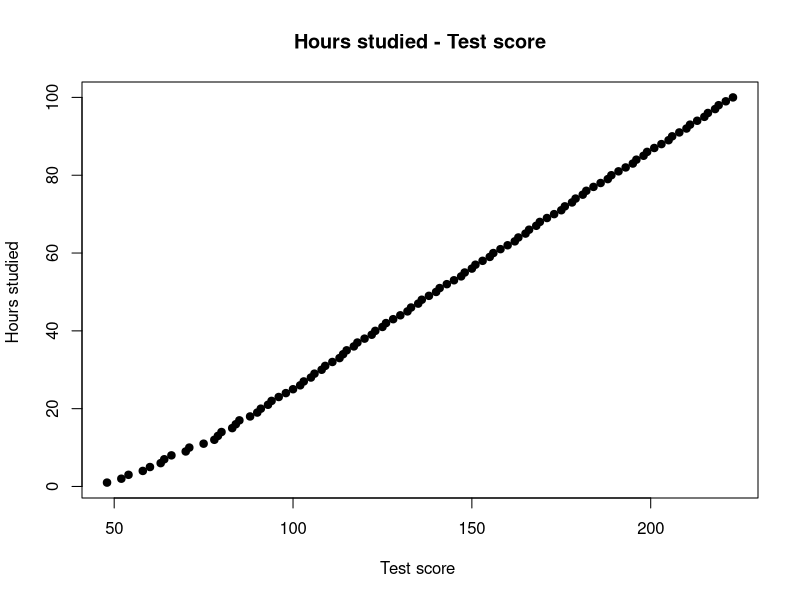
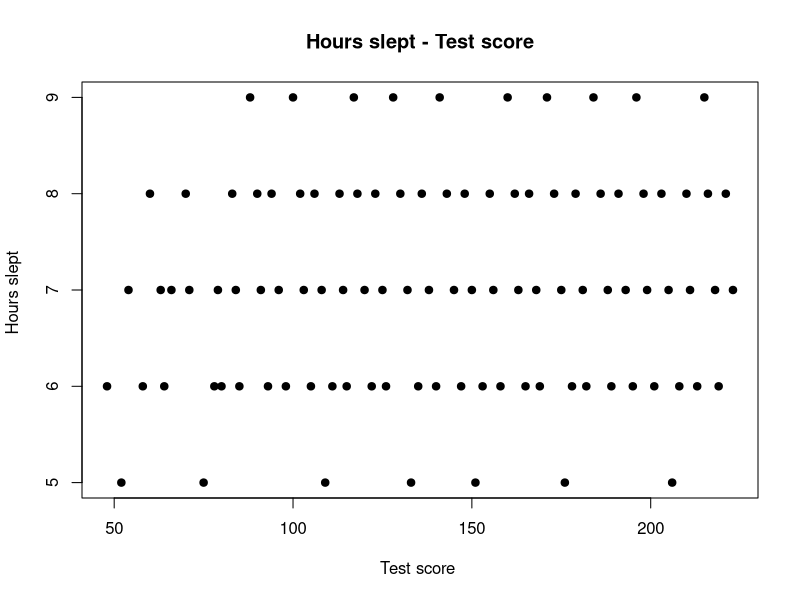

Here is the R script that generated these plots, in order:
students <- read.csv("datasets/students_cov_corr.csv")
students

covariance_hours_test <- cov(students$Hours_Studied, students$Test_Score)
covariance_hours_test

correlation_hours_test <- cor(students$Hours_Studied, students$Test_Score)
correlation_hours_test

covariance_sleep_test <- cov(students$Hours_Slept, students$Test_Score)
covariance_sleep_test

correlation_sleep_test <- cor(students$Hours_Slept, students$Test_Score)
correlation_sleep_test

plot(students$Test_Score, students$Hours_Studied, main="Hours studied - Test score",
     xlab="Test score ", ylab="Hours studied ", pch=19)

plot(students$Test_Score, students$Hours_Slept, main="Hours slept - Test score",
     xlab="Test score ", ylab="Hours slept ", pch=19)

# apply functions to dataframe
margin_column <- 2
apply(students, margin_column, mean)

margin_row <- 1
students$mean <- apply(students, margin_row, mean)
students
